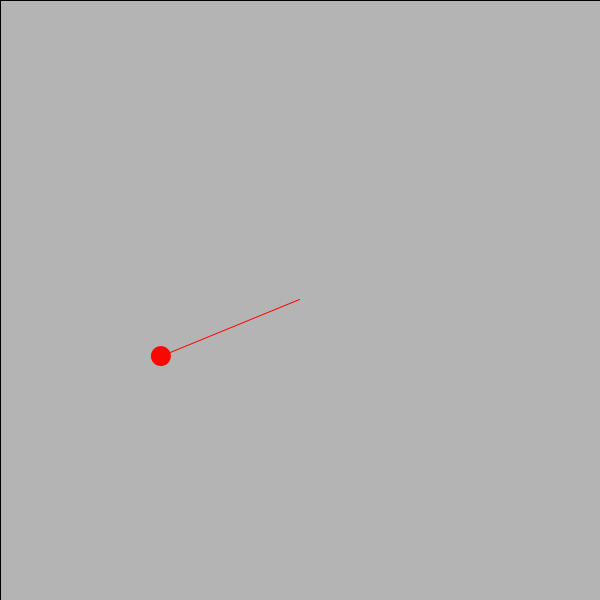
Frame 1 (no input)
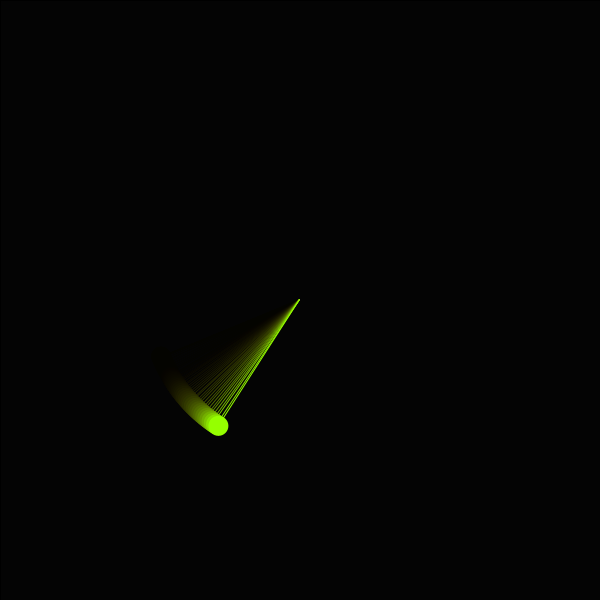
Frame 60 (the mouse pressed at the canvas centre just before this capture)
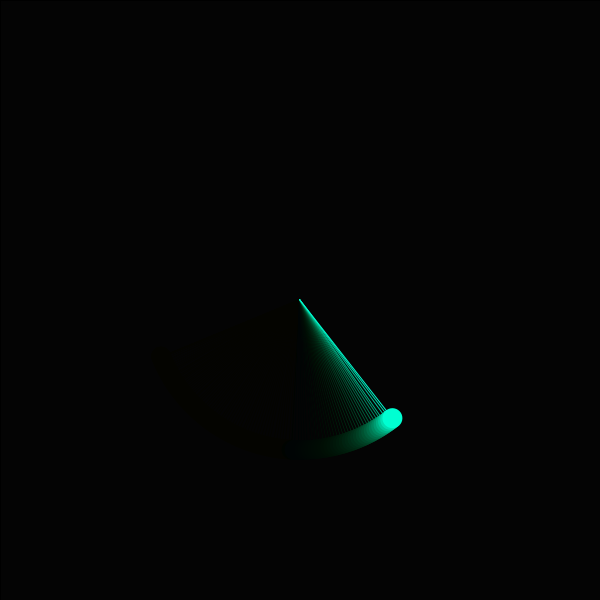
Frame 120 (the mouse held since frame 60 and released just before this capture)

The Processing sketch that drew these frames (run headless with seeded random() and noise(); from frame 60 on, the mouse is pressed at the canvas centre):

// Processing sketch: Exercise33_01
// ── Exercise33_01.pde
float x;
float y;
float ang = 10;
float Aacc = 0;
float Avel = 0;
float gravity = 0.001;
float hite = 320;
int r = 150;
int C;

void setup() {
  size(600,600);
  colorMode(HSB);
}

void draw() {
  C ++;
  if (C > 255) {
    C = 0;
  }
  translate(width,0);
  rotate(radians(90));
  
  fill ( 0,30);
  rect(0,0,width,height);
  Aacc = (-1 * gravity / r) * sin(degrees(ang));
  Avel += Aacc;
  ang += Avel; // controls the acceleration of the pendulum
  
  x = cos(degrees(ang)) * r; // sets the x-cordinates for the pendulum
  y = sin(degrees(ang)) * r; // sets the y-cordinates for the pendulum
  println(x, y, ang, Avel, Aacc);
  fill(C, 255,255);
  stroke(C,255,255);
  line(width/2, height/2, x + width/2, y + height/2);
  noStroke();
  ellipse(x+width/2, y + height/2, 20, 20);
}

//v = sqr((2(E - mgh))/2)
